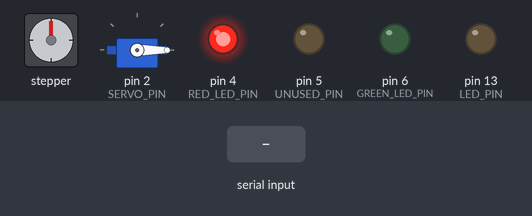
A sketch run on a simulated Arduino Uno, built with avr-gcc and run on an emulated ATmega328P. Shown: stepper motor, servo, output pins drawn as LEDs (lit = HIGH). Wiring (inferred from the names in the program): stepper motor (200 steps per turn assumed): coils pin 8, pin 9, pin 10, pin 11. Inputs (shaded band) come from the test bench. Pins used as bus, display or sensor lines are not drawn; what the sketch prints to the serial monitor is not drawn.

Above: at 1.2 s.
1.3 s: "90,45\n" received over Serial
At 1.9 s:
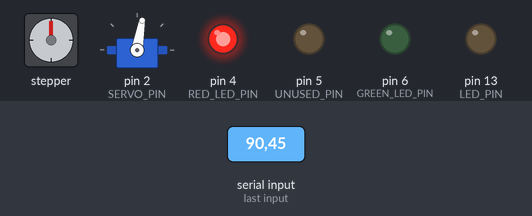
4.3 s: "5\n" received over Serial
At 6.5 s:
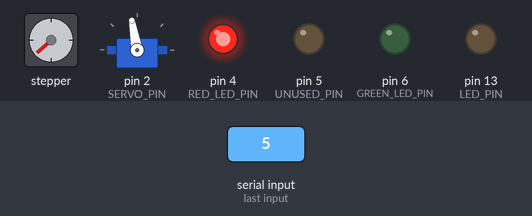
7.3 s: "M90\n" received over Serial
At 8.7 s:
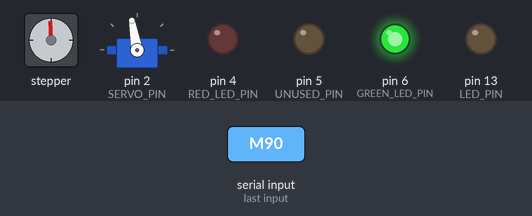
10.3 s: "M,45\n" received over Serial
At 11.0 s:
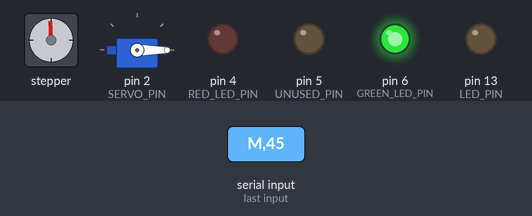
15.0 s: "30,150\n" received over Serial
At 16.5 s:
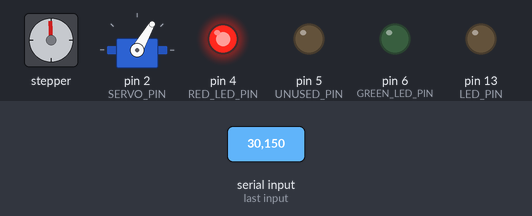
21.0 s: "200\n" received over Serial
At 24.6 s:
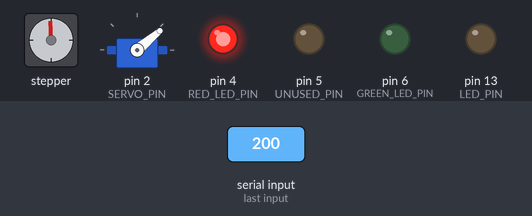
Timing chart, 0 to 25.0 s (numbered marks = the images above; inputs shaded):
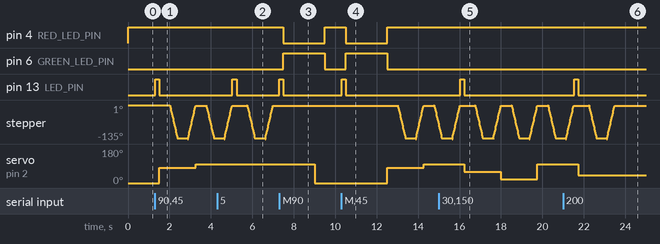

Measured:
- after the input at 1.3 s, pin 13 (LED_PIN): LOW → HIGH at once, → LOW 0.20 s later; stepper: turns 132° counter-clockwise in 0.37 s, then 3° counter-clockwise in 0.00 s, then 133° clockwise in 0.36 s, then 2° clockwise in 0.00 s, and so on; servo on pin 2 (SERVO_PIN): 0° → 80° after 0.21 s, → 100° 1.8 s later
- after the input at 4.3 s, pin 13 (LED_PIN): LOW → HIGH after 0.74 s, → LOW 0.20 s later
- after the input at 7.3 s, pin 4 (RED_LED_PIN): HIGH → LOW after 0.20 s, → HIGH 2.0 s later; pin 6 (GREEN_LED_PIN): LOW → HIGH after 0.20 s, → LOW 2.0 s later; pin 13 (LED_PIN): LOW → HIGH at once, → LOW 0.20 s later; servo on pin 2 (SERVO_PIN): 100° → 0° after 1.7 s
- after the input at 10.3 s, pin 4 (RED_LED_PIN): HIGH → LOW after 0.21 s, → HIGH 2.0 s later; pin 6 (GREEN_LED_PIN): LOW → HIGH after 0.21 s, → LOW 2.0 s later
- after the input at 15.0 s, pin 13 (LED_PIN): LOW → HIGH after 1.0 s, → LOW 0.20 s later; servo on pin 2 (SERVO_PIN): 100° → 60° after 1.2 s, → 20° 1.8 s later, → 100° 1.8 s later
- after the input at 21.0 s, pin 13 (LED_PIN): LOW → HIGH after 0.53 s, → LOW 0.20 s later; servo on pin 2 (SERVO_PIN): 100° → 40° after 0.73 s

The sketch:

jumbohack.ino
```cpp
#include <Servo.h>

// Pin Assignments
#define LED_PIN 13         // Status LED
#define SERVO_PIN 2        // Servo signal pin (Braille wheel)

// New LED pins for movement instructions
#define RED_LED_PIN 4      // Red LED: translator does NOT need to be moved
#define UNUSED_PIN 5       // Pin 5 (currently unused)
#define GREEN_LED_PIN 6    // Green LED: translator needs to be moved

// Stepper Motor Control Pins for DRV8833
#define AIN1 8      // Stepper Coil A+
#define AIN2 9      // Stepper Coil A-
#define BIN1 10     // Stepper Coil B+
#define BIN2 11     // Stepper Coil B-

// Full-step sequence (4-step mode)
const int stepSequence[4][4] = {
    {1, 0, 1, 0},
    {0, 1, 1, 0},
    {0, 1, 0, 1},
    {1, 0, 0, 1}
};

int stepIndex = 0; // Step position tracker

// Create Servo object
Servo brailleServo;

// Servo home position
const int homePosition = 0;

// Braille dot positions (adjust angles as needed)
int dotPositions[7];

void setup() {
    Serial.begin(9600);  // Initialize Serial Communication
    pinMode(LED_PIN, OUTPUT);
    pinMode(AIN1, OUTPUT);
    pinMode(AIN2, OUTPUT);
    pinMode(BIN1, OUTPUT);
    pinMode(BIN2, OUTPUT);

    // Setup new LED pins for movement instructions
    pinMode(RED_LED_PIN, OUTPUT);
    pinMode(UNUSED_PIN, OUTPUT);
    pinMode(GREEN_LED_PIN, OUTPUT);
    // Default state: red on (translator not moving), green off.
    digitalWrite(RED_LED_PIN, HIGH);
    digitalWrite(GREEN_LED_PIN, LOW);

    brailleServo.attach(SERVO_PIN);

    dotPositions[1] = 20;
    dotPositions[2] = 40;
    dotPositions[3] = 60;
    dotPositions[4] = 80;
    dotPositions[5] = 100;
    dotPositions[6] = 120;

    brailleServo.write(homePosition);

    Serial.println("Arduino Ready. Waiting for Braille instructions...");
}

void loop() {
    // **Check if full data is available**
    if (Serial.available() > 0) {
        String input = Serial.readStringUntil('\n');  // Read until newline ('\n')
        input.trim();  // Remove any accidental whitespace

        Serial.print("✅ Received: ");
        Serial.println(input);

        // Blink status LED to confirm data receipt
        digitalWrite(LED_PIN, HIGH);
        delay(200);
        digitalWrite(LED_PIN, LOW);

        // Process each character in the received string
        for (int i = 0; i < input.length(); i++) {
            char incomingByte = input[i];

            if (incomingByte >= '1' && incomingByte <= '6') {
                int dot = incomingByte - '0';  // Convert char '1'-'6' to int
                setDotPosition(dot);
                pressProng();
            }
            else if (incomingByte == 'M') {
                moveToNextLetter();
            }
            else if (incomingByte == 'N') {
                newlineAction();
            }
        }

        Serial.flush();  // **Clear buffer to avoid stale data**
    }
}

// Moves the servo to the correct dot position
void setDotPosition(int dot) {
    if (dot < 1 || dot > 6) return; // Safety check
    int pos = dotPositions[dot];
    Serial.print("Setting servo to dot ");
    Serial.print(dot);
    Serial.print(" at position ");
    Serial.println(pos);

    brailleServo.write(pos);
    delay(500);
}

// Press the prong by rotating the stepper motor
void pressProng() {
    Serial.println("Pressing prong...");
    stepMotor(5, -75);  // Perform step motion
    delay(500);
    releaseProng();
}

// Release the prong by rotating the stepper motor in reverse
void releaseProng() {
    Serial.println("Releasing prong...");
    stepMotor(5, 75);
}

// Stops the motor by setting all stepper inputs LOW
void stopMotor() {
    digitalWrite(AIN1, LOW);
    digitalWrite(AIN2, LOW);
    digitalWrite(BIN1, LOW);
    digitalWrite(BIN2, LOW);
    Serial.println("Motor stopped.");
}

// Move the stepper motor
void stepMotor(int stepDelay, int steps) {
    int direction = (steps > 0) ? 1 : -1;
    steps = abs(steps);

    for (int i = 0; i < steps; i++) {
        digitalWrite(AIN1, stepSequence[stepIndex][0]);
        digitalWrite(AIN2, stepSequence[stepIndex][1]);
        digitalWrite(BIN1, stepSequence[stepIndex][2]);
        digitalWrite(BIN2, stepSequence[stepIndex][3]);

        stepIndex = (stepIndex + direction + 4) % 4;
        delay(stepDelay);
    }
    stopMotor();
}

// Move to next letter by resetting the wheel position
void moveToNextLetter() {
    // Signal that the translator needs to be moved:
    // Turn green LED on and red LED off.
    digitalWrite(GREEN_LED_PIN, HIGH);
    digitalWrite(RED_LED_PIN, LOW);

    Serial.println("Green light: Please move the translator to the next letter spot.");
    delay(1500);  // Delay for user to move the device

    // Perform the movement
    Serial.println("Moving to next letter.");
    brailleServo.write(homePosition);
    delay(500);

    // Return to default state: red light on.
    digitalWrite(GREEN_LED_PIN, LOW);
    digitalWrite(RED_LED_PIN, HIGH);
}

// Handle newline (reset position or move paper)
void newlineAction() {
    Serial.println("Newline received. Resetting position.");
    brailleServo.write(homePosition);
    delay(500);
}
```
